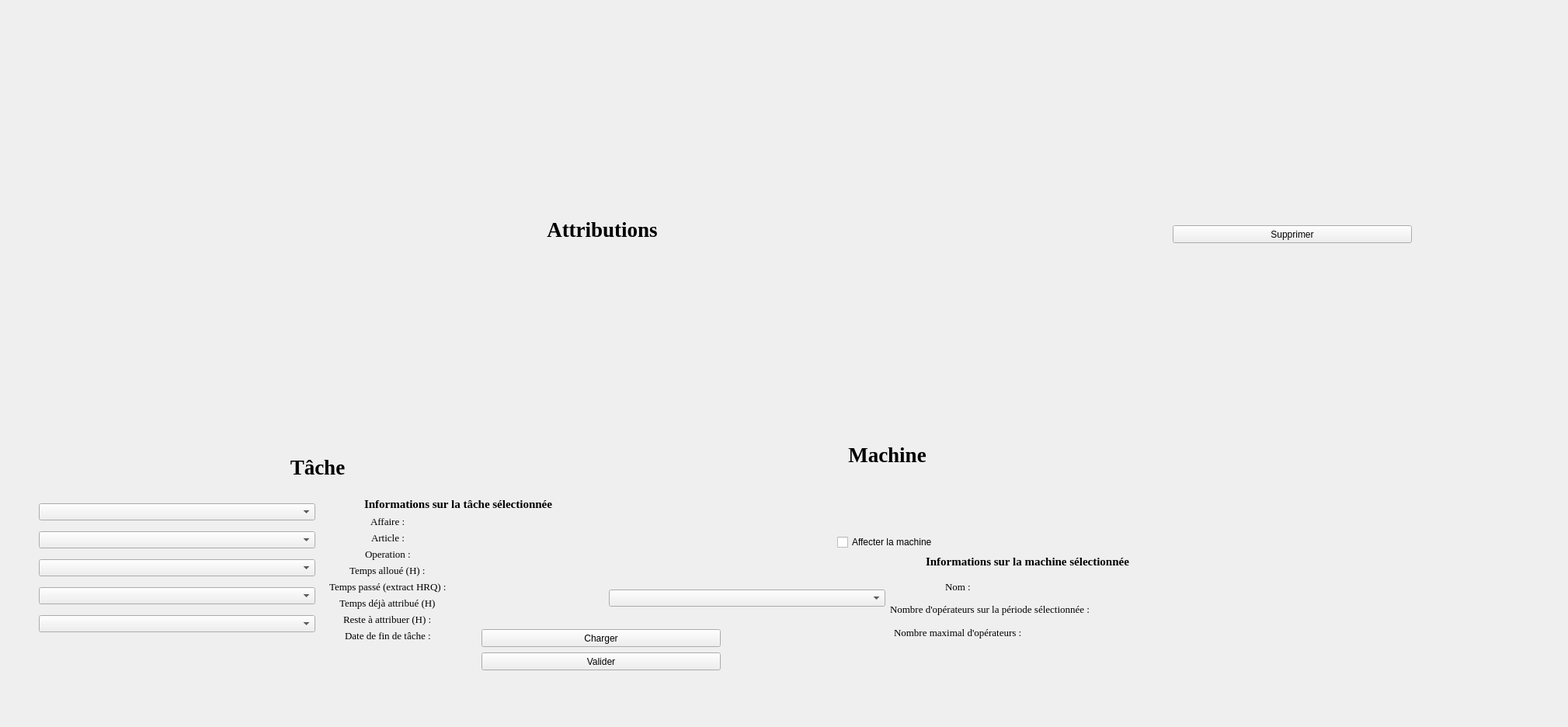
<?xml version="1.0" encoding="UTF-8"?>
<ui version="4.0">
 <class>Form</class>
 <widget class="QWidget" name="Form">
  <property name="geometry">
   <rect>
    <x>0</x>
    <y>0</y>
    <width>2019</width>
    <height>936</height>
   </rect>
  </property>
  <property name="windowTitle">
   <string>Form</string>
  </property>
  <widget class="QWidget" name="layoutWidget">
   <property name="geometry">
    <rect>
     <x>50</x>
     <y>30</y>
     <width>1451</width>
     <height>531</height>
    </rect>
   </property>
   <layout class="QVBoxLayout" name="verticalLayout">
    <item>
     <widget class="QLabel" name="label">
      <property name="font">
       <font>
        <family>Times New Roman</family>
       </font>
      </property>
      <property name="text">
       <string>&lt;html&gt;&lt;head/&gt;&lt;body&gt;&lt;p align=&quot;center&quot;&gt;&lt;span style=&quot; font-size:20pt; font-weight:700;&quot;&gt;Attributions&lt;/span&gt;&lt;/p&gt;&lt;/body&gt;&lt;/html&gt;</string>
      </property>
     </widget>
    </item>
    <item>
     <layout class="QVBoxLayout" name="ganntSlot"/>
    </item>
   </layout>
  </widget>
  <widget class="QPushButton" name="load_button">
   <property name="geometry">
    <rect>
     <x>620</x>
     <y>810</y>
     <width>308</width>
     <height>23</height>
    </rect>
   </property>
   <property name="text">
    <string>Charger</string>
   </property>
  </widget>
  <widget class="QPushButton" name="submit_button">
   <property name="geometry">
    <rect>
     <x>620</x>
     <y>840</y>
     <width>308</width>
     <height>23</height>
    </rect>
   </property>
   <property name="text">
    <string>Valider</string>
   </property>
  </widget>
  <widget class="QWidget" name="horizontalLayoutWidget_2">
   <property name="geometry">
    <rect>
     <x>50</x>
     <y>570</y>
     <width>1451</width>
     <height>256</height>
    </rect>
   </property>
   <layout class="QHBoxLayout" name="horizontalLayout_13">
    <item>
     <layout class="QVBoxLayout" name="verticalLayout_5">
      <item>
       <widget class="QLabel" name="label_3">
        <property name="font">
         <font>
          <family>Times New Roman</family>
         </font>
        </property>
        <property name="text">
         <string>&lt;html&gt;&lt;head/&gt;&lt;body&gt;&lt;p align=&quot;center&quot;&gt;&lt;span style=&quot; font-size:20pt; font-weight:696;&quot;&gt;Tâche&lt;/span&gt;&lt;/p&gt;&lt;/body&gt;&lt;/html&gt;</string>
        </property>
       </widget>
      </item>
      <item>
       <layout class="QHBoxLayout" name="horizontalLayout_8">
        <item>
         <layout class="QVBoxLayout" name="verticalLayout_2">
          <item>
           <widget class="QComboBox" name="comboBox_Project"/>
          </item>
          <item>
           <widget class="QComboBox" name="comboBox_SousEnsemble"/>
          </item>
          <item>
           <widget class="QComboBox" name="comboBox_Bundle"/>
          </item>
          <item>
           <widget class="QComboBox" name="comboBox_SN"/>
          </item>
          <item>
           <widget class="QComboBox" name="comboBox"/>
          </item>
         </layout>
        </item>
        <item>
         <layout class="QVBoxLayout" name="verticalLayout_4">
          <item alignment="Qt::AlignHCenter|Qt::AlignTop">
           <widget class="QLabel" name="label_2">
            <property name="font">
             <font>
              <family>Times New Roman</family>
              <pointsize>10</pointsize>
             </font>
            </property>
            <property name="text">
             <string>&lt;html&gt;&lt;head/&gt;&lt;body&gt;&lt;p&gt;&lt;span style=&quot; font-size:11pt; font-weight:600;&quot;&gt;Informations sur la tâche sélectionnée&lt;/span&gt;&lt;/p&gt;&lt;/body&gt;&lt;/html&gt;</string>
            </property>
           </widget>
          </item>
          <item>
           <layout class="QHBoxLayout" name="horizontalLayout_2">
            <item alignment="Qt::AlignHCenter|Qt::AlignVCenter">
             <widget class="QLabel" name="labelAffaire">
              <property name="font">
               <font>
                <family>Times New Roman</family>
               </font>
              </property>
              <property name="text">
               <string>&lt;html&gt;&lt;head/&gt;&lt;body&gt;&lt;p&gt;&lt;span style=&quot; font-size:10pt;&quot;&gt;Affaire :&lt;/span&gt;&lt;/p&gt;&lt;/body&gt;&lt;/html&gt;</string>
              </property>
             </widget>
            </item>
            <item alignment="Qt::AlignHCenter|Qt::AlignVCenter">
             <widget class="QLabel" name="displayAffaire">
              <property name="font">
               <font>
                <family>Times New Roman</family>
                <pointsize>10</pointsize>
               </font>
              </property>
              <property name="text">
               <string/>
              </property>
             </widget>
            </item>
           </layout>
          </item>
          <item>
           <layout class="QHBoxLayout" name="horizontalLayout">
            <item alignment="Qt::AlignHCenter|Qt::AlignVCenter">
             <widget class="QLabel" name="labelArticle">
              <property name="font">
               <font>
                <family>Times New Roman</family>
                <pointsize>10</pointsize>
               </font>
              </property>
              <property name="text">
               <string>Article :</string>
              </property>
             </widget>
            </item>
            <item alignment="Qt::AlignHCenter|Qt::AlignVCenter">
             <widget class="QLabel" name="displayArticle">
              <property name="font">
               <font>
                <family>Times New Roman</family>
                <pointsize>10</pointsize>
               </font>
              </property>
              <property name="text">
               <string/>
              </property>
             </widget>
            </item>
           </layout>
          </item>
          <item>
           <layout class="QHBoxLayout" name="horizontalLayout_3">
            <item alignment="Qt::AlignHCenter|Qt::AlignVCenter">
             <widget class="QLabel" name="labelOperation">
              <property name="font">
               <font>
                <family>Times New Roman</family>
                <pointsize>10</pointsize>
               </font>
              </property>
              <property name="text">
               <string>Operation :</string>
              </property>
             </widget>
            </item>
            <item alignment="Qt::AlignHCenter|Qt::AlignVCenter">
             <widget class="QLabel" name="displayOperation">
              <property name="font">
               <font>
                <family>Times New Roman</family>
                <pointsize>10</pointsize>
               </font>
              </property>
              <property name="text">
               <string/>
              </property>
             </widget>
            </item>
           </layout>
          </item>
          <item>
           <layout class="QHBoxLayout" name="horizontalLayout_4">
            <item alignment="Qt::AlignHCenter|Qt::AlignVCenter">
             <widget class="QLabel" name="labelTempsAlloue">
              <property name="font">
               <font>
                <family>Times New Roman</family>
                <pointsize>10</pointsize>
               </font>
              </property>
              <property name="text">
               <string>Temps alloué (H) :</string>
              </property>
             </widget>
            </item>
            <item alignment="Qt::AlignHCenter|Qt::AlignVCenter">
             <widget class="QLabel" name="displayTAlloue">
              <property name="font">
               <font>
                <family>Times New Roman</family>
                <pointsize>10</pointsize>
               </font>
              </property>
              <property name="text">
               <string/>
              </property>
             </widget>
            </item>
           </layout>
          </item>
          <item>
           <layout class="QHBoxLayout" name="horizontalLayout_5">
            <item alignment="Qt::AlignHCenter|Qt::AlignVCenter">
             <widget class="QLabel" name="labelTempsPasse">
              <property name="font">
               <font>
                <family>Times New Roman</family>
                <pointsize>10</pointsize>
               </font>
              </property>
              <property name="text">
               <string>Temps passé (extract HRQ) :</string>
              </property>
             </widget>
            </item>
            <item alignment="Qt::AlignHCenter|Qt::AlignVCenter">
             <widget class="QLabel" name="displayTPasse">
              <property name="font">
               <font>
                <family>Times New Roman</family>
                <pointsize>10</pointsize>
               </font>
              </property>
              <property name="text">
               <string/>
              </property>
             </widget>
            </item>
           </layout>
          </item>
          <item>
           <layout class="QHBoxLayout" name="horizontalLayout_7">
            <item alignment="Qt::AlignHCenter|Qt::AlignVCenter">
             <widget class="QLabel" name="labelTempsAttri">
              <property name="font">
               <font>
                <family>Times New Roman</family>
                <pointsize>10</pointsize>
               </font>
              </property>
              <property name="text">
               <string>Temps déjà attribué (H)</string>
              </property>
             </widget>
            </item>
            <item alignment="Qt::AlignHCenter|Qt::AlignVCenter">
             <widget class="QLabel" name="displayTAttri">
              <property name="font">
               <font>
                <family>Times New Roman</family>
                <pointsize>10</pointsize>
               </font>
              </property>
              <property name="text">
               <string/>
              </property>
             </widget>
            </item>
           </layout>
          </item>
          <item>
           <layout class="QHBoxLayout" name="horizontalLayout_6">
            <item alignment="Qt::AlignHCenter|Qt::AlignVCenter">
             <widget class="QLabel" name="labelRA">
              <property name="font">
               <font>
                <family>Times New Roman</family>
                <pointsize>10</pointsize>
               </font>
              </property>
              <property name="text">
               <string>Reste à attribuer (H) :</string>
              </property>
             </widget>
            </item>
            <item alignment="Qt::AlignHCenter|Qt::AlignVCenter">
             <widget class="QLabel" name="displayRAT">
              <property name="font">
               <font>
                <family>Times New Roman</family>
                <pointsize>10</pointsize>
               </font>
              </property>
              <property name="text">
               <string/>
              </property>
             </widget>
            </item>
           </layout>
          </item>
          <item>
           <layout class="QHBoxLayout" name="horizontalLayout_14">
            <item alignment="Qt::AlignHCenter|Qt::AlignVCenter">
             <widget class="QLabel" name="labelFin_de_tache">
              <property name="font">
               <font>
                <family>Times New Roman</family>
                <pointsize>10</pointsize>
               </font>
              </property>
              <property name="text">
               <string>Date de fin de tâche :</string>
              </property>
             </widget>
            </item>
            <item alignment="Qt::AlignHCenter|Qt::AlignVCenter">
             <widget class="QLabel" name="display_Date_de_fin_de_tache">
              <property name="font">
               <font>
                <family>Times New Roman</family>
                <pointsize>10</pointsize>
               </font>
              </property>
              <property name="text">
               <string/>
              </property>
             </widget>
            </item>
           </layout>
          </item>
         </layout>
        </item>
       </layout>
      </item>
     </layout>
    </item>
    <item>
     <spacer name="verticalSpacer">
      <property name="orientation">
       <enum>Qt::Vertical</enum>
      </property>
      <property name="sizeHint" stdset="0">
       <size>
        <width>10</width>
        <height>15</height>
       </size>
      </property>
     </spacer>
    </item>
    <item>
     <layout class="QVBoxLayout" name="verticalLayout_6">
      <item alignment="Qt::AlignTop">
       <widget class="QLabel" name="label_5">
        <property name="enabled">
         <bool>true</bool>
        </property>
        <property name="font">
         <font>
          <family>Times New Roman</family>
         </font>
        </property>
        <property name="text">
         <string>&lt;html&gt;&lt;head/&gt;&lt;body&gt;&lt;p align=&quot;center&quot;&gt;&lt;span style=&quot; font-size:20pt; font-weight:696;&quot;&gt;Machine&lt;/span&gt;&lt;/p&gt;&lt;/body&gt;&lt;/html&gt;</string>
        </property>
       </widget>
      </item>
      <item alignment="Qt::AlignHCenter">
       <widget class="QCheckBox" name="checkBox_isMachineAssigned">
        <property name="text">
         <string>Affecter la machine</string>
        </property>
       </widget>
      </item>
      <item>
       <layout class="QHBoxLayout" name="horizontalLayout_9">
        <item>
         <layout class="QVBoxLayout" name="verticalLayout_7">
          <item>
           <widget class="QComboBox" name="combo_machine"/>
          </item>
         </layout>
        </item>
        <item>
         <layout class="QVBoxLayout" name="verticalLayout_8">
          <item alignment="Qt::AlignHCenter|Qt::AlignTop">
           <widget class="QLabel" name="label_6">
            <property name="font">
             <font>
              <family>Times New Roman</family>
              <pointsize>10</pointsize>
             </font>
            </property>
            <property name="text">
             <string>&lt;html&gt;&lt;head/&gt;&lt;body&gt;&lt;p&gt;&lt;span style=&quot; font-size:11pt; font-weight:600;&quot;&gt;Informations sur la machine sélectionnée&lt;/span&gt;&lt;/p&gt;&lt;/body&gt;&lt;/html&gt;</string>
            </property>
           </widget>
          </item>
          <item>
           <layout class="QHBoxLayout" name="horizontalLayout_10">
            <item alignment="Qt::AlignHCenter|Qt::AlignVCenter">
             <widget class="QLabel" name="labelNomMachine">
              <property name="font">
               <font>
                <family>Times New Roman</family>
               </font>
              </property>
              <property name="text">
               <string>&lt;html&gt;&lt;head/&gt;&lt;body&gt;&lt;p&gt;&lt;span style=&quot; font-size:10pt;&quot;&gt;Nom :&lt;/span&gt;&lt;/p&gt;&lt;/body&gt;&lt;/html&gt;</string>
              </property>
             </widget>
            </item>
            <item alignment="Qt::AlignHCenter|Qt::AlignVCenter">
             <widget class="QLabel" name="displayNomMachine">
              <property name="font">
               <font>
                <family>Times New Roman</family>
                <pointsize>10</pointsize>
               </font>
              </property>
              <property name="text">
               <string/>
              </property>
             </widget>
            </item>
           </layout>
          </item>
          <item>
           <layout class="QHBoxLayout" name="horizontalLayout_12">
            <item alignment="Qt::AlignHCenter|Qt::AlignVCenter">
             <widget class="QLabel" name="labelMachineOP">
              <property name="font">
               <font>
                <family>Times New Roman</family>
                <pointsize>10</pointsize>
               </font>
              </property>
              <property name="text">
               <string>Nombre d'opérateurs sur la période sélectionnée :</string>
              </property>
             </widget>
            </item>
            <item alignment="Qt::AlignHCenter|Qt::AlignVCenter">
             <widget class="QLabel" name="displayMachineOP">
              <property name="font">
               <font>
                <family>Times New Roman</family>
                <pointsize>10</pointsize>
               </font>
              </property>
              <property name="text">
               <string/>
              </property>
             </widget>
            </item>
           </layout>
          </item>
          <item>
           <layout class="QHBoxLayout" name="horizontalLayout_11">
            <item alignment="Qt::AlignHCenter|Qt::AlignVCenter">
             <widget class="QLabel" name="labelMachineOPmax">
              <property name="font">
               <font>
                <family>Times New Roman</family>
                <pointsize>10</pointsize>
               </font>
              </property>
              <property name="text">
               <string>Nombre maximal d'opérateurs :</string>
              </property>
             </widget>
            </item>
            <item alignment="Qt::AlignHCenter|Qt::AlignVCenter">
             <widget class="QLabel" name="displayMachineOPmax">
              <property name="font">
               <font>
                <family>Times New Roman</family>
                <pointsize>10</pointsize>
               </font>
              </property>
              <property name="text">
               <string/>
              </property>
             </widget>
            </item>
           </layout>
          </item>
         </layout>
        </item>
       </layout>
      </item>
     </layout>
    </item>
   </layout>
  </widget>
  <widget class="QPushButton" name="delete_Button">
   <property name="geometry">
    <rect>
     <x>1510</x>
     <y>290</y>
     <width>308</width>
     <height>23</height>
    </rect>
   </property>
   <property name="text">
    <string>Supprimer</string>
   </property>
  </widget>
 </widget>
 <resources/>
 <connections/>
</ui>
